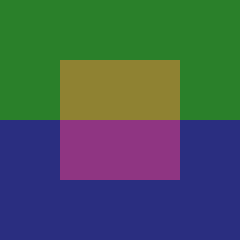
#> input picture Image_simulation/SimulationMask.png, 40 x 40 px, found by its file name (shown 6 times larger)
$ jupyter execute --allow-errors 'Accuracy analysis.ipynb'   (shell and % lines are left out)
#> lines starting #> are read from the running program, lines starting #| are printed output that depends on the picture; after the words box and inside, x2 and y2 are one past the last pixel; in counts of white or black regions, pixels touching at a corner belong together
## Description

In this notebook, I compare the accuracy of 4 approaches: either peak-based or regression-based and either K-means or spatialDGMM.

## Data & module imports

[cell 1]
import imageio
import numpy as np
import numpy.random as rd
from masserstein import Spectrum, estimate_proportions
from matplotlib import cm
from matplotlib import pyplot as plt
from pyimzml.ImzMLWriter import ImzMLWriter
from pyimzml.ImzMLParser import ImzMLParser
from copy import deepcopy
from scipy.stats import nbinom, pearsonr
from sklearn.cluster import KMeans

Loading background image:

[cell 2]
mask = imageio.imread('SimulationMask.png')
#> mask is the input picture: shape (40, 40, 4); mean R, G, B, A 67.2, 88.1, 86.2, 255
mask.shape
#> Out = (40, 40, 4)

[cell 3]
region1 = mask[:,:,1] == 128
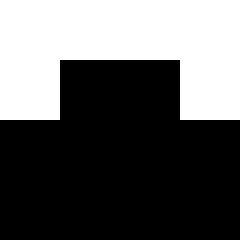
#> region1: shape (40, 40) bool (shown 6 times larger); 37.5% white; 1 white region, box (x1, y1, x2, y2) and area: (0, 0, 40, 20) 600
region2 = mask[:,:,1] == 46
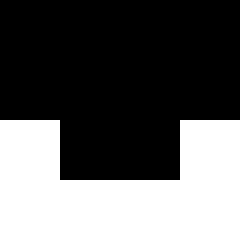
#> region2: shape (40, 40) bool (shown 6 times larger); 37.5% white; 1 white region, box (x1, y1, x2, y2) and area: (0, 20, 40, 40) 600
region3 = mask[:,:,1] == 130
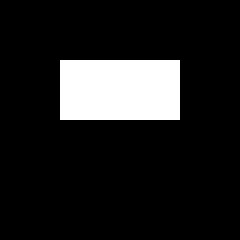
#> region3: shape (40, 40) bool (shown 6 times larger); 12.5% white; 1 white region, box (x1, y1, x2, y2) and area: (10, 10, 30, 20) 200
region4 = mask[:,:,1] == 53
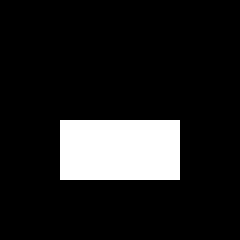
#> region4: shape (40, 40) bool (shown 6 times larger); 12.5% white; 1 white region, box (x1, y1, x2, y2) and area: (10, 20, 30, 30) 200

Names of lipids:

[cell 4]
lipid_names = ['PC(38:1)', 'PA(44:0)', 'PC(38:0)']

Regions of monoisotopic peaks to integrate to get peak areas:

[cell 5]
integration_regions = [
    (854.4, 854.8),
    (855.4, 855.8),
    (856.4, 856.8)
]

Regions enriched in lipids:

[cell 6]
enrichment_mask = np.zeros(mask.shape[:2] + (len(lipid_names),), dtype='bool')
enrichment_mask[...,0] = region1 + region3
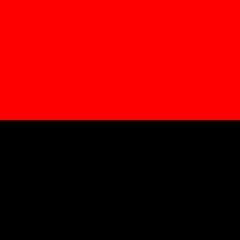
#> enrichment_mask: shape (40, 40, 3) bool (shown 6 times larger); mean of channels 0, 1, 2 0.5, 0, 0; drawn as R, G, B
enrichment_mask[...,1] = region2 + region4
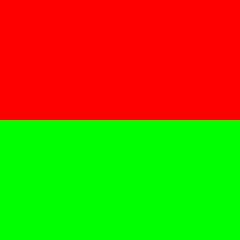
#> enrichment_mask: shape (40, 40, 3) bool (shown 6 times larger); mean of channels 0, 1, 2 0.5, 0.5, 0; drawn as R, G, B
enrichment_mask[...,2] = region3 + region4
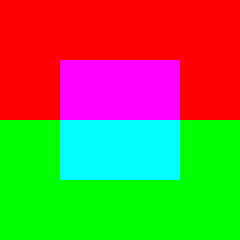
#> enrichment_mask: shape (40, 40, 3) bool (shown 6 times larger); mean of channels 0, 1, 2 0.5, 0.5, 0.25; drawn as R, G, B

Loading profile image:

#> (a cell that did not finish here is left out)

Calculating monoisotopic peak signals:

[cell 8]
monoisotopic_peak_areas = np.zeros(mask.shape[:-1] + (3,))
#> (the rest of this cell did not finish here and is left out)

Loading deconvolution results:

[cell 9]
deconvolution_image = np.zeros(mask.shape[:-1] + (3,))
#> (the rest of this cell did not finish here and is left out)

Loading Dan's clustering results:

[cell 10]
peak_kmeans_segments = np.zeros(mask.shape[:-1] + (3,))
#> (the rest of this cell did not finish here and is left out)

[cell 11]
peak_sdgmm_segments = np.zeros(mask.shape[:-1] + (3,))
#> (the rest of this cell did not finish here and is left out)

[cell 12]
lipid_sdgmm_segments = np.zeros(mask.shape[:-1] + (3,))
#> (the rest of this cell did not finish here and is left out)

Do a k-means clustering of peaks for data validation:

[cell 13]
nclust = 2
peak_kmeans_segments_replicated = np.zeros(mask.shape[:-1] + (3,))
for lipid_id, lipid_name in enumerate(lipid_names):
    peak_intensities = monoisotopic_peak_areas[...,lipid_id]
    peak_intensities = peak_intensities.reshape((-1,1))
    peak_kmeans = KMeans(n_clusters=nclust)
    region_classification = peak_kmeans.fit_predict(peak_intensities)
    region_classification = region_classification.reshape(40, 40)
    peak_intensities = peak_intensities.reshape((40, 40))
    region_classification = np.argsort(np.argsort(peak_kmeans.cluster_centers_.reshape((-1,))))[region_classification]
    peak_kmeans_segments_replicated[..., lipid_id] = region_classification
#> peak_intensities: shape (40, 40) float64; every value is 0
#> peak_kmeans_segments_replicated: shape (40, 40, 3) float64; every value is 0

Replicate a k-means clustering of lipid signals:

[cell 14]
nclust = 2
signal_kmeans_segments_replicated = np.zeros(mask.shape[:-1] + (3,))
for lipid_id, lipid_name in enumerate(lipid_names):
    peak_intensities = deconvolution_image[...,lipid_id]
    peak_intensities = peak_intensities.reshape((-1,1))
    peak_kmeans = KMeans(n_clusters=nclust)
    region_classification = peak_kmeans.fit_predict(peak_intensities)
    region_classification = region_classification.reshape(40, 40)
    peak_intensities = peak_intensities.reshape((40, 40))
    region_classification = np.argsort(np.argsort(peak_kmeans.cluster_centers_.reshape((-1,))))[region_classification]
    signal_kmeans_segments_replicated[..., lipid_id] = region_classification

## Data visualization

[cell 15]
plt.figure(figsize=(3,3))
plt.title('The reference image')
plt.imshow(mask)
plt.tight_layout()
plt.show()

Ion images, monoisotopic peak

[cell 16]
plt.subplots(1, 3, figsize=(6,2))
for lipid_id, lipid_name in enumerate(lipid_names):
    plt.subplot(1, 3, 1 + lipid_id)
    plt.title(lipid_name + ' mono')
    plt.imshow(monoisotopic_peak_areas[:,:,lipid_id])
    plt.axis('off')
    plt.colorbar()
plt.tight_layout()
plt.show()

Ion images, deconvoluted

[cell 17]
plt.subplots(1, 3, figsize=(6,2))
for lipid_id, lipid_name in enumerate(lipid_names):
    plt.subplot(1, 3, 1 + lipid_id)
    plt.title(lipid_name + ' deconv')
    plt.imshow(deconvolution_image[:,:,lipid_id])
    plt.axis('off')
    plt.colorbar()
plt.tight_layout()
plt.show()

K-means clustering (Dan), monoisotopic peak

[cell 18]
plt.subplots(1, 3, figsize=(6,2))
for lipid_id, lipid_name in enumerate(lipid_names):
    plt.subplot(1, 3, 1 + lipid_id)
    plt.title(lipid_name + ' mono + KM')
    plt.imshow(peak_kmeans_segments[:,:,lipid_id])
    plt.axis('off')
    plt.colorbar()
plt.tight_layout()
plt.show()

Local K-means to check data consistency:

[cell 19]
plt.subplots(1, 3, figsize=(6,2))
for lipid_id, lipid_name in enumerate(lipid_names):
    plt.subplot(1, 3, 1 + lipid_id)
    plt.title(lipid_name + ' mono + KM local')
    plt.imshow(peak_kmeans_segments_replicated[:,:,lipid_id])
    plt.axis('off')
    plt.colorbar()
plt.tight_layout()
plt.show()

Small differences as expected (probably local minimum), overall good consistency

spatialDGMM clustering (Dan), mono

[cell 20]
plt.subplots(1, 3, figsize=(6,2))
for lipid_id, lipid_name in enumerate(lipid_names):
    plt.subplot(1, 3, 1 + lipid_id)
    plt.title(lipid_name + ' mono + sdgmm')
    plt.imshow(peak_sdgmm_segments[:,:,lipid_id])
    plt.axis('off')
    plt.colorbar()
plt.tight_layout()
plt.show()
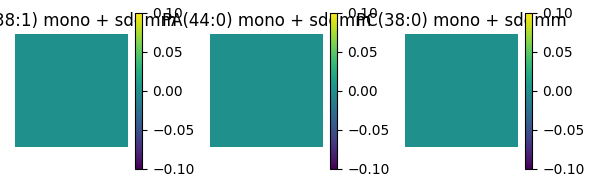
#> figure drawn by matplotlib, 6 panels

spatialDGMM clustering (Dan), deconv (?)

[cell 21]
plt.subplots(1, 3, figsize=(6,2))
for lipid_id, lipid_name in enumerate(lipid_names):
    plt.subplot(1, 3, 1 + lipid_id)
    plt.title(lipid_name + ' deconv + sdgmm')
    plt.imshow(lipid_sdgmm_segments[:,:,lipid_id])
    plt.axis('off')
    plt.colorbar()
plt.tight_layout()
plt.show()
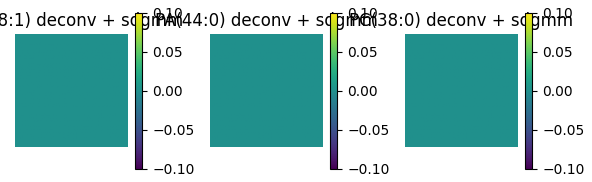
#> figure drawn by matplotlib, 6 panels

## Accuracy computation

[cell 22]
nclust = 2

peak_kmeans_accuracy = [0.]*len(lipid_names)
ws_kmeans_accuracy = [0.]*len(lipid_names)
peak_sdgmm_accuracy = [0.]*len(lipid_names)
ws_sdgmm_accuracy = [0.]*len(lipid_names)

peak_kmeans_correlation = [0.]*len(lipid_names)
ws_kmeans_correlation = [0.]*len(lipid_names)
peak_sdgmm_correlation = [0.]*len(lipid_names)
ws_sdgmm_correlation = [0.]*len(lipid_names)

for lipid_id, lipid_name in enumerate(lipid_names):
    # Peak K-means
    region_classification = peak_kmeans_segments[..., lipid_id]
    peak_kmeans_accuracy[lipid_id] = np.sum(region_classification * enrichment_mask[...,lipid_id])/np.sum(enrichment_mask[...,lipid_id])
    peak_kmeans_correlation[lipid_id] = pearsonr(region_classification.flatten(), enrichment_mask[...,lipid_id].flatten())[0]
    # Peak spatialDGMM
    region_classification = peak_sdgmm_segments[..., lipid_id]
    peak_sdgmm_accuracy[lipid_id] = np.sum(region_classification * enrichment_mask[...,lipid_id])/np.sum(enrichment_mask[...,lipid_id])
    peak_sdgmm_correlation[lipid_id] = pearsonr(region_classification.flatten(), enrichment_mask[...,lipid_id].flatten())[0]
    # WS K-means
    region_classification = signal_kmeans_segments_replicated[..., lipid_id]
    ws_kmeans_accuracy[lipid_id] = np.sum(region_classification * enrichment_mask[...,lipid_id])/np.sum(enrichment_mask[...,lipid_id])
    ws_kmeans_correlation[lipid_id] = pearsonr(region_classification.flatten(), enrichment_mask[...,lipid_id].flatten())[0]
    # WS spatialDGMM
    region_classification = lipid_sdgmm_segments[..., lipid_id]
    ws_sdgmm_accuracy[lipid_id] = np.sum(region_classification * enrichment_mask[...,lipid_id])/np.sum(enrichment_mask[...,lipid_id])
    ws_sdgmm_correlation[lipid_id] = pearsonr(region_classification.flatten(), enrichment_mask[...,lipid_id].flatten())[0]
#> after the loop, peak_kmeans_accuracy = [0, 0, 0]; peak_kmeans_correlation = [nan, nan, nan]; peak_sdgmm_accuracy = [0, 0, 0]; peak_sdgmm_correlation = [nan, nan, nan]; ws_kmeans_accuracy = [0, 0, 0]; ws_kmeans_correlation = [nan, nan, nan]; ws_sdgmm_accuracy = [0, 0, 0]; ws_sdgmm_correlation = [nan, nan, nan]

[cell 23]
print('Accuracy of segmentation:')
print('Lipid\tAlgorithm\tPeak\tWS')
for i, n in enumerate(lipid_names):
    print(n, 'K-means', peak_kmeans_accuracy[i], ws_kmeans_accuracy[i], sep='\t')
#> this loop made 3 passes
#| PC(38:1)	K-means	0.0	0.0
#| PA(44:0)	K-means	0.0	0.0
#| PC(38:0)	K-means	0.0	0.0
for i, n in enumerate(lipid_names):
    print(n, 'sDGMM', peak_sdgmm_accuracy[i], ws_sdgmm_accuracy[i], sep='\t')
print()
print('Correlation of segmentation:')
print('Lipid\tAlgorithm\tPeak\tWS')
for i, n in enumerate(lipid_names):
    print(n, 'K-means', round(peak_kmeans_correlation[i], 2), round(ws_kmeans_correlation[i], 2), sep='\t')
for i, n in enumerate(lipid_names):
    print(n, 'sDGMM', round(peak_sdgmm_correlation[i], 2), round(ws_sdgmm_correlation[i], 2), sep='\t')

## Joint visualization for the article

Ion images:

[cell 24]
plt.subplots(2, 3, figsize=(6,3))
for lipid_id, lipid_name in enumerate(lipid_names):
    plt.subplot(2, 3, 1 + lipid_id)
    plt.title(lipid_name)
    plt.imshow(monoisotopic_peak_areas[:,:,lipid_id], cmap=cm.inferno, vmin=0)
    plt.axis('off')
    plt.colorbar()
    plt.subplot(2, 3, 4 + lipid_id)
    plt.imshow(deconvolution_image[:,:,lipid_id], cmap=cm.inferno, vmin=0)
    plt.axis('off')
    plt.colorbar()
plt.tight_layout()
plt.show()
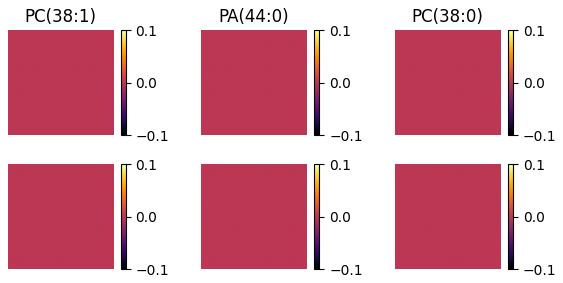
#> figure drawn by matplotlib, 12 panels
plt.savefig('ion_images.png', dpi=600)

Segmentation:

[cell 25]
plt.subplots(4, 3, figsize=(4,6))
for lipid_id, lipid_name in enumerate(lipid_names):
    plt.subplot(4, 3, 1 + lipid_id)
    plt.title(lipid_name, fontname='Arial')
    plt.imshow(peak_kmeans_segments[:,:,lipid_id])
    plt.axis('off')
    plt.subplot(4, 3, 4 + lipid_id)
    plt.imshow(peak_sdgmm_segments[:,:,lipid_id])
    plt.axis('off')
    plt.subplot(4, 3, 7 + lipid_id)
    plt.imshow(signal_kmeans_segments_replicated[:,:,lipid_id])
    plt.axis('off')
    plt.subplot(4, 3, 10 + lipid_id)
    plt.imshow(lipid_sdgmm_segments[:,:,lipid_id])
    plt.axis('off')
plt.tight_layout()
plt.show()
plt.savefig('segmentation_images.png', dpi=600)
